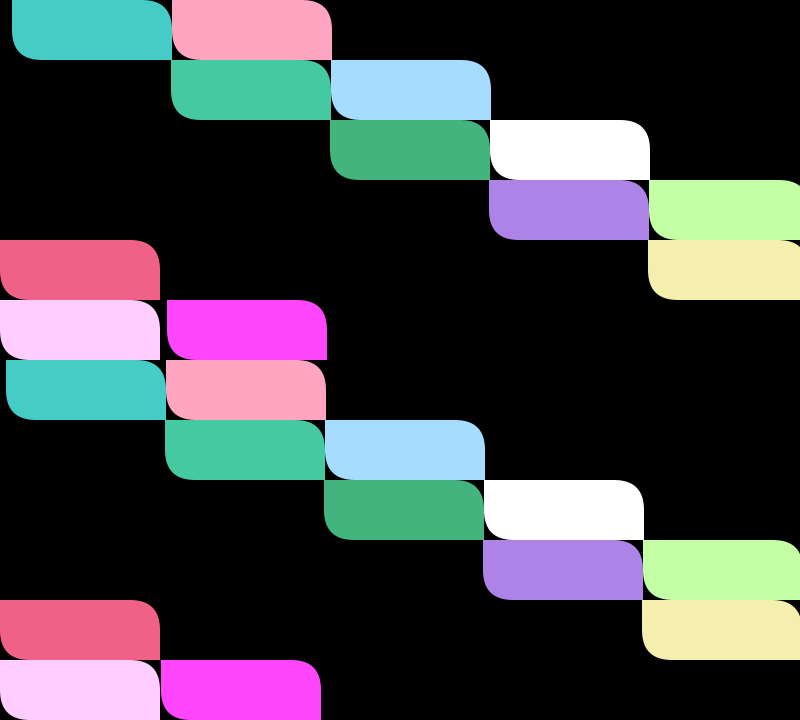
Frame 1 (no input)
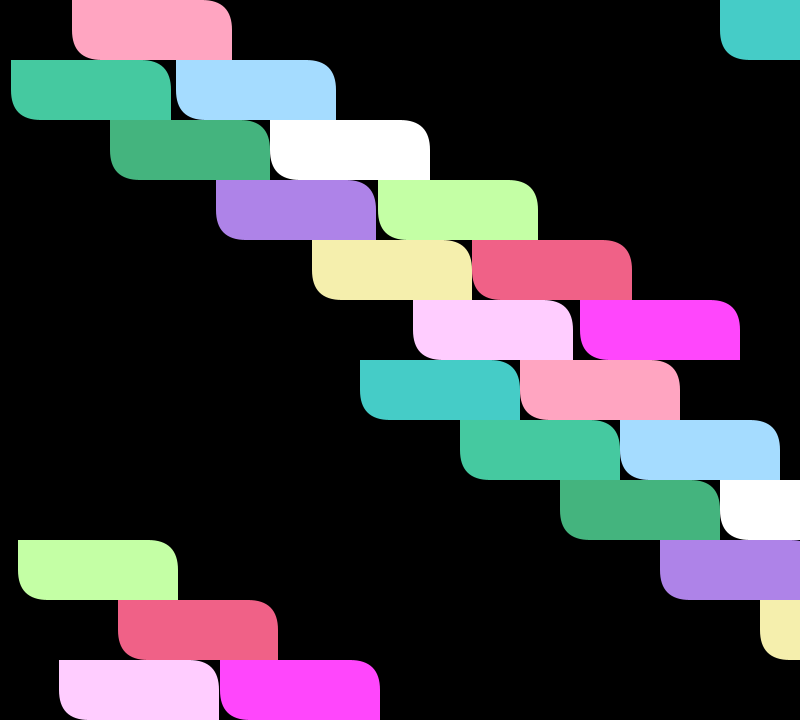
Frame 60 (the mouse pressed at the canvas centre just before this capture)
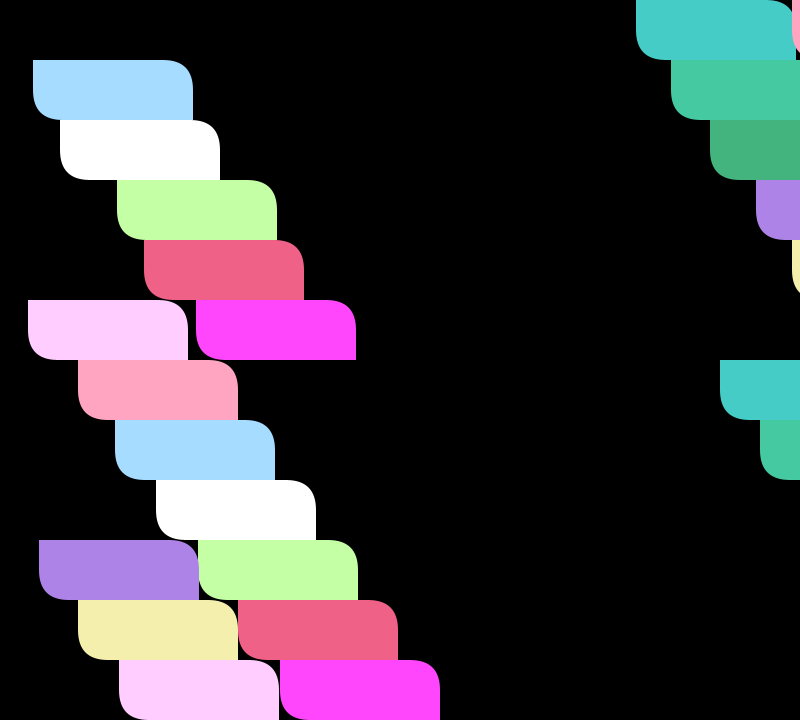
Frame 120 (the mouse held since frame 60 and released just before this capture)

The Processing sketch that drew these frames (run headless with seeded random() and noise(); from frame 60 on, the mouse is pressed at the canvas centre):

// Processing sketch: processing_110383
// ── processing_110383.pde


Object object1;
Object object2; 
Object object3;
Object object4; 
Object object5;
Object object6;
Object object7;
Object object8;
Object object9;
Object object10;
Object object11;
Object object12;
Object object13;
Object object14;
Object object15;
Object object16;
Object object17;
Object object18;
Object object19;
Object object20;
Object object21;
Object object22;
Object object23;
Object object24;



void setup() {
  size(800,720);
  object1 = new Object(color(69,204,199),0,0,12); // Parameters go inside the parentheses when the object is constructed.
  object2 = new Object(color(69,201,160),160,60,11);
  object3 = new Object(color(68,180,126),320,120,10);
  object4 = new Object(color(174,131,232),480,180,9);
  object5 = new Object(color(245,239,173),640,240,8);
  object6 = new Object(color(255,205,255),800,300,7);
  object7 = new Object(color(255,165,193),160,360,6);
  object8 = new Object(color(165,220,255),320,420,5);
  object9 = new Object(color(255,255,255),480,480,4);
  object10 = new Object(color(196,255,165),640,540,3);
  object11 = new Object(color(240,97,135),800,600,2);
  object12 = new Object(color(255,70,252),160,660,1);
  object13 = new Object(color(255,165,193),160,0,12);
  object14 = new Object(color(165,220,255),320,60,11);
  object15 = new Object(color(255,255,255),480,120,10);
  object16 = new Object(color(196,255,165),640,180,9);
  object17 = new Object(color(240,97,135),800,240,8);
  object18 = new Object(color(255,70,252),160,300,7);
  object19 = new Object(color(69,204,199),0,360,6); 
  object20 = new Object(color(69,201,160),160,420,5);
  object21 = new Object(color(68,180,126),320,480,4);
  object22 = new Object(color(174,131,232),480,540,3);
  object23 = new Object(color(245,239,173),640,600,2);
  object24 = new Object(color(255,205,255),800,660,1);
}

void draw() {
  background(0);
  object1.move();
  object1.display();
  object2.move();
  object2.display();
  object3.move();
  object3.display();
  object4.move();
  object4.display();
  object5.move();
  object5.display();
  object6.move();
  object6.display();
  object7.move();
  object7.display();
  object8.move();
  object8.display();
  object9.move();
  object9.display();
  object10.move();
  object10.display();
  object11.move();
  object11.display();
  object12.move();
  object12.display();
  object13.move();
  object13.display();
  object14.move();
  object14.display();
  object15.move();
  object15.display();
  object16.move();
  object16.display();
  object17.move();
  object17.display();
  object18.move();
  object18.display();
  object19.move();
  object19.display();
  object20.move();
  object20.display();
  object21.move();
  object21.display();
  object22.move();
  object22.display();
  object23.move();
  object23.display();
  object24.move();
  object24.display();
  
}

class Object { // Even though there are multiple objects, we still only need one class. No matter how many cookies we make, only one cookie cutter is needed.Isnâ€™t object-oriented programming swell?
  color c;
  float xpos;
  float ypos;
  float xspeed;

  Object(color tempC, float tempXpos, float tempYpos, float tempXspeed) { // The Constructor is defined with arguments.
    c = tempC;
    xpos = tempXpos;
    ypos = tempYpos;
    xspeed = tempXspeed;
  }

  void display() {
    noStroke();
    fill(c);
    rect(xpos,ypos,160,60,0,100,0,100);
  }

  void move() {
    xpos = xpos + xspeed;
    if (xpos > width) {
      xpos = 0;
    }
  }
}
